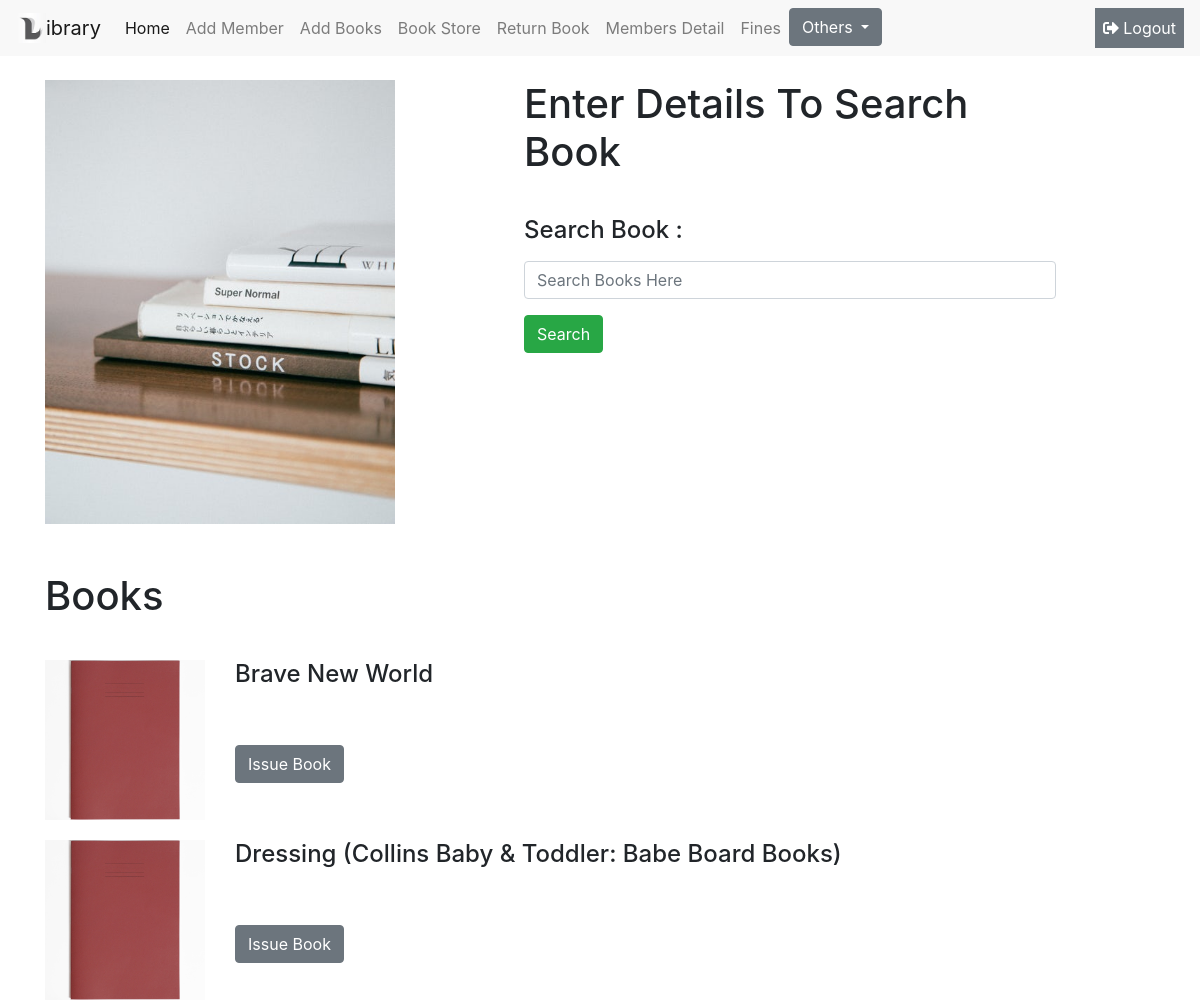
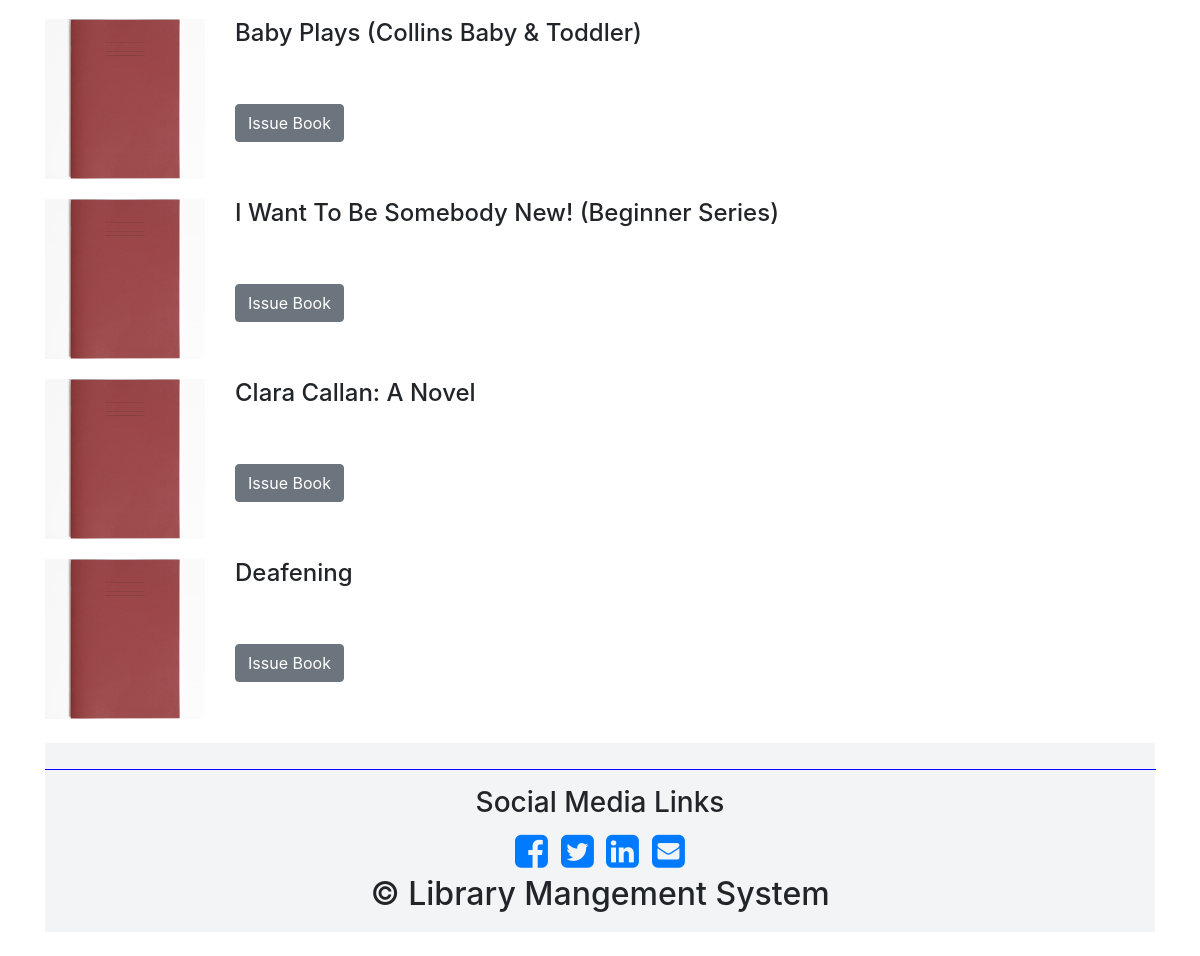
The page /library_admins/book_store.php (signed in) on the database its author committed (2 pictures, top to bottom).
### tables this page shows
CREATE TABLE IF NOT EXISTS `book_store` (
  `isbn` varchar(10) NOT NULL,
  `title` varchar(500) DEFAULT NULL,
  `img` varchar(25) NOT NULL DEFAULT '8.jpg',
  PRIMARY KEY (`isbn`)
);

### library_admins/book_store.php (the view, shortened to what this page needs)
<!doctype html>
<html lang="en">
<head>
</head>
<body>
<?php include('nav.php'); ?>
<br>
<div class = "container">
	<div class="row">
		<div class="col-md-4">
			<img class="banner img-responsive" src="image/library.jpg"/ width='100%'>
		</div>
		<div class="col-md-8" style="padding:0 10%;" >
		<h1>Enter Details To Search Book</h1>
			<form action="book_store.php" method="post" enctype="multipart/form-data">
				<div class="form-group">
				<label><h4>Search Book :</h4></label>
				<input class="form-control" type="text" name="search" placeholder="Search Books Here" />
				</div>
				<div class="form-group">
				<input type="submit" class="btn btn-success" name="submit" value="Search"/>
				</div>
			</form>
		</div>
	</div>
	<br><br><h1>Books</h1>
	<?php
	if(isset($_POST['submit']) && $_POST['search']!== ''){
		$con = mysqli_connect('localhost','root','','library');
		$search_query = $_POST['search'];
		$query = "select * from book_store where title like '%$search_query%'";
		$result = mysqli_query($con,$query);
		if(mysqli_num_rows($result)>0){
			foreach ($result as $value) {
				$id = $value['isbn'];
				$title = $value['title'];
				$image = $value['img'];
				echo "
					<div class='row' style='margin-top:20px;'>
						<div class='col-md-2'>
							<img class='banner img-responsive' src='image/books_front/$image' width='100%' />
						</div>
						<div class='col-md-10'>
							<h4>$title</h4><br><br>
							<a class='btn btn-secondary' href='issue.php?id=$id' role='button'>Issue Book</a>
						</div>
					</div>
				";
			}
		}
		else{
			echo "
				<h2>Book Not Available !</h2>
			";
		}
	}
	else{
		$con = mysqli_connect('localhost','root','','library');
		$query = "select * from book_store";
		$result = mysqli_query($con,$query);
		static $i=0;
		foreach ($result as $value){
			$title = $value['title'];
			$id = $value['isbn'];
			$image = $value['img'];
			echo "
				<div class='row' style='margin-top:20px;' >
					<div class='col-md-2'>
						<img class='banner img-responsive' src='image/books_front/$image' width='100%' />
					</div>
					<div class='col-md-10'>
						<h4>$title</h4><br><br>
						<a class='btn btn-secondary' href='issue.php?id=$id' role='button'>Issue Book</a>
					</div>
				</div>
			";
			$i++;
			if($i>5)
			{ break; }
		}
	}
	?>
	<div class="footer">
		<?php include('footer.php'); ?>
	</div>
</div>
</body>
</html>

### library_admins/book_store.php (style rules this page uses)
h1 { margin-bottom: 40px; }

### rows shown on the page
book_store: img (picture), title "Brave New World"
book_store: img (picture), title "Dressing (Collins Baby & Toddler: Babe Board Books)"
book_store: img (picture), title "Baby Plays (Collins Baby & Toddler)"
book_store: img (picture), title "I Want To Be Somebody New! (Beginner Series)"
book_store: img (picture), title "Clara Callan: A Novel"
book_store: img (picture), title "Deafening"
